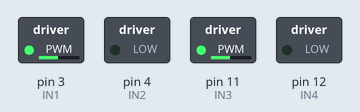
This sketch was run on a simulated Arduino Uno, built with avr-gcc and run on an emulated ATmega328P. On the bench: switched loads named in the sketch (green lamp = pin HIGH).

Above: at 0.1 s.
Timing chart, 0 to 1.6 s (numbered marks = the images above):
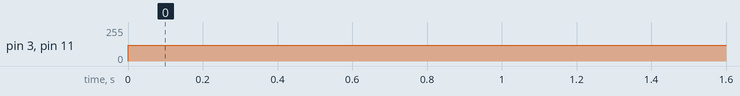

The sketch:

motordrivermodule_test.ino
```cpp
//모터A 컨트롤
int IN1=3;
int IN2=4;
int IN3=11;
int IN4=12;
int speed = 120;

void setup() {
  pinMode(IN1,OUTPUT);
  pinMode(IN2,OUTPUT);
}

void loop() {
  StartA();
  delay(3000);

}

//모터A,B 정회전
void StartA()
{
   analogWrite(IN1, speed);
  analogWrite(IN2, 0);
   analogWrite(IN3, speed);
  analogWrite(IN4, 0);
}

//모터A,B Stop
void StopA()
{
    digitalWrite(IN1,0);
    digitalWrite(IN2,0);
}
```

Measured:
- by itself, pin 3 (IN1), pin 11 (IN3): 0/255 → 120/255 at 0.00 s
